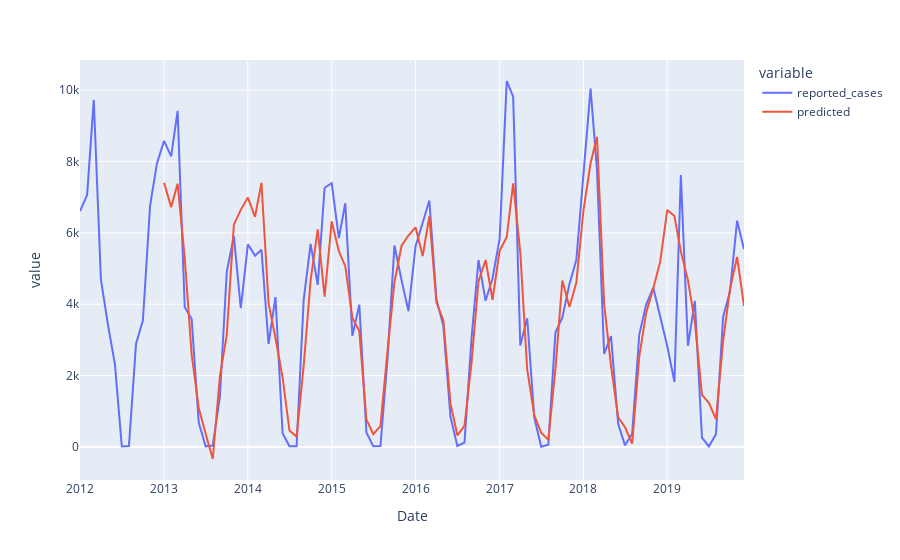

Write notebook code for a chart like this one.
### Code cell
# Here we are creating an autoregression model with correlation terms
# for lags up to and including 12 months.

df_auto_reg = pd.DataFrame(df_before_2020.set_index('Date')['reported_cases'])


mod = AutoReg(df_auto_reg,12)
res = mod.fit()
print(res.summary())

df_auto_reg['predicted'] = res.predict()
p=px.line(df_auto_reg) 
plot = res.plot_diagnostics(figsize=(16,8))
p
